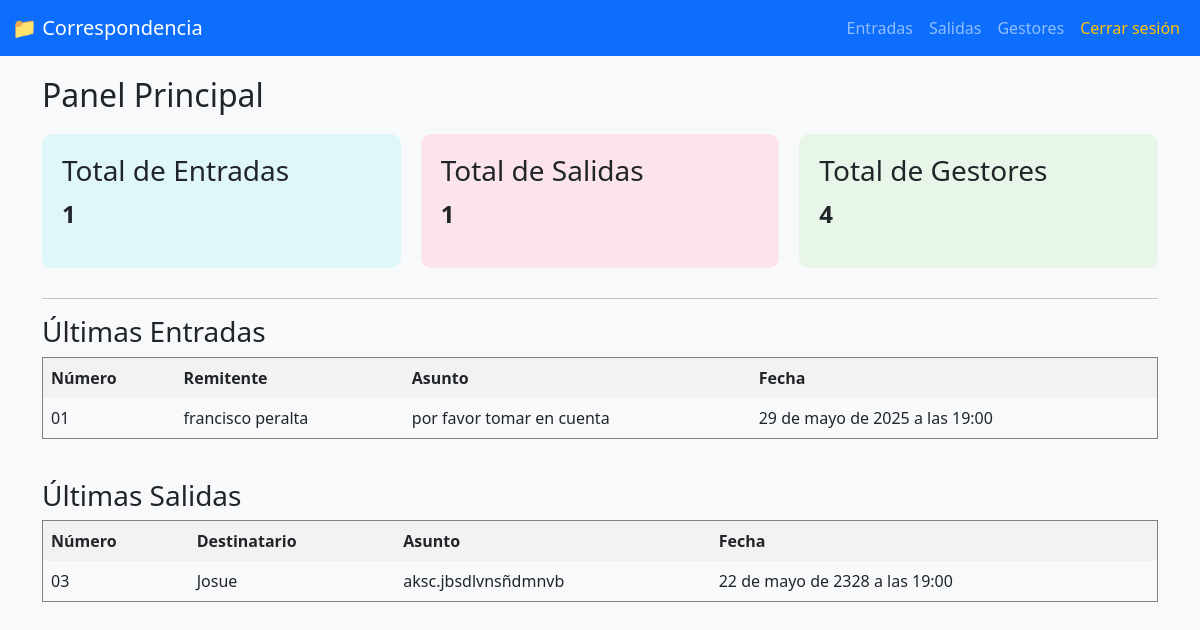
The app's page / (signed in), older data.
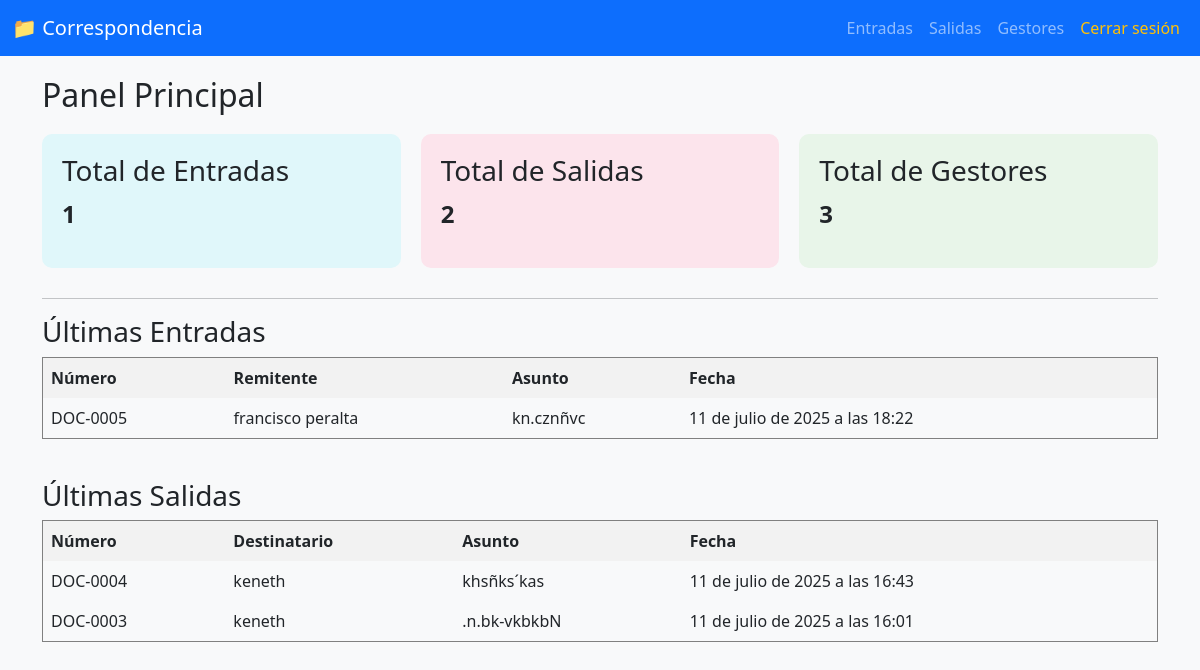
The same page, newer data.
### correspondencia_app/models.py (models this page shows, shortened)
class EntradaCorrespondencia(models.Model):
    numero_documento = models.CharField(max_length=20, unique=True, editable=False)
    fecha_recepcion = models.DateTimeField(auto_now_add=True)
    remitente = models.CharField(max_length=100)
    destinatario = models.CharField(max_length=100)
    asunto = models.TextField()
    departamento_destino = models.CharField(max_length=100)
    estado = models.CharField(max_length=50)
    archivo_adjunto = models.FileField(upload_to='archivos_entrada/', blank=True, null=True)
    observaciones = models.TextField(blank=True)

class SalidaCorrespondencia(models.Model):
    numero_documento = models.CharField(max_length=20, unique=True, editable=False)
    fecha_envio = models.DateTimeField(auto_now_add=True)
    remitente = models.CharField(max_length=100)
    destinatario = models.CharField(max_length=100)
    asunto = models.TextField()
    departamento_origen = models.CharField(max_length=100)
    estado = models.CharField(max_length=50)
    archivo_adjunto = models.FileField(upload_to='archivos_salida/', blank=True, null=True)
    observaciones = models.TextField(blank=True)

### correspondencia_app/views.py (the view)
# urls.py: path('', views.dashboard, name='dashboard'),
@login_required
def dashboard(request):
    total_entradas = EntradaCorrespondencia.objects.count()
    total_salidas = SalidaCorrespondencia.objects.count()
    total_gestores = Gestor.objects.count()
    ultimas_entradas = EntradaCorrespondencia.objects.order_by('-fecha_recepcion')[:5]
    ultimas_salidas = SalidaCorrespondencia.objects.order_by('-fecha_envio')[:5]
    context = {
        'total_entradas': total_entradas,
        'total_salidas': total_salidas,
        'total_gestores': total_gestores,
        'ultimas_entradas': ultimas_entradas,
        'ultimas_salidas': ultimas_salidas,
    }
    return render(request, 'correspondencia_app/dashboard.html', context)

### templates/correspondencia_app/dashboard.html
{% extends 'correspondencia_app/base.html' %}
{% block content %}
<h2 style="margin-bottom: 20px;">Panel Principal</h2>
<div style="display: flex; flex-wrap: wrap; gap: 20px; margin-bottom: 30px;">
  <div style="flex: 1; min-width: 250px; background: #e0f7fa; padding: 20px; border-radius: 10px;">
    <h3>Total de Entradas</h3>
    <p style="font-size: 24px; font-weight: bold;">{{ total_entradas }}</p>
  </div>
  <div style="flex: 1; min-width: 250px; background: #fce4ec; padding: 20px; border-radius: 10px;">
    <h3>Total de Salidas</h3>
    <p style="font-size: 24px; font-weight: bold;">{{ total_salidas }}</p>
  </div>
  <div style="flex: 1; min-width: 250px; background: #e8f5e9; padding: 20px; border-radius: 10px;">
    <h3>Total de Gestores</h3>
    <p style="font-size: 24px; font-weight: bold;">{{ total_gestores }}</p>
  </div>
</div>
<hr>
<h3>Últimas Entradas</h3>
<table border="1" cellpadding="8" cellspacing="0" style="width: 100%; margin-bottom: 40px;">
  <thead>
    <tr style="background-color: #f2f2f2;">
      <th>Número</th>
      <th>Remitente</th>
      <th>Asunto</th>
      <th>Fecha</th>
    </tr>
  </thead>
  <tbody>
    {% for entrada in ultimas_entradas %}
    <tr>
      <td>{{ entrada.numero_documento }}</td>
      <td>{{ entrada.remitente }}</td>
      <td>{{ entrada.asunto }}</td>
      <td>{{ entrada.fecha_recepcion }}</td>
    </tr>
    {% empty %}
    <tr><td colspan="4">No hay entradas recientes.</td></tr>
    {% endfor %}
  </tbody>
</table>
<h3>Últimas Salidas</h3>
<table border="1" cellpadding="8" cellspacing="0" style="width: 100%;">
  <thead>
    <tr style="background-color: #f2f2f2;">
      <th>Número</th>
      <th>Destinatario</th>
      <th>Asunto</th>
      <th>Fecha</th>
    </tr>
  </thead>
  <tbody>
    {% for salida in ultimas_salidas %}
    <tr>
      <td>{{ salida.numero_documento }}</td>
      <td>{{ salida.destinatario }}</td>
      <td>{{ salida.asunto }}</td>
      <td>{{ salida.fecha_envio }}</td>
    </tr>
    {% empty %}
    <tr><td colspan="4">No hay salidas recientes.</td></tr>
    {% endfor %}
  </tbody>
</table>
{% endblock %}

### templates/correspondencia_app/base.html (shortened to what this page needs)
<!DOCTYPE html>
<html lang="es">
<head>
    <link href="https://cdn.jsdelivr.net/npm/bootstrap@5.3.3/dist/css/bootstrap.min.css" rel="stylesheet">
</head>
<body>
    <nav class="navbar navbar-expand-lg navbar-dark bg-primary">
        <div class="container-fluid">
            <a class="navbar-brand" href="{% url 'correspondencia_app:dashboard' %}">📁 Correspondencia</a>
            {% if request.user.is_authenticated %}
            <div class="collapse navbar-collapse" id="menuNav">
                <ul class="navbar-nav ms-auto">
                    <li class="nav-item">
                        <a class="nav-link" href="{% url 'correspondencia_app:entrada_list' %}">Entradas</a>
                    </li>
                    <li class="nav-item">
                        <a class="nav-link" href="{% url 'correspondencia_app:salida_list' %}">Salidas</a>
                    </li>
                    <li class="nav-item">
                        <a class="nav-link" href="{% url 'correspondencia_app:gestor_list' %}">Gestores</a>
                    </li>
                    <li class="nav-item">
                        <a class="nav-link text-warning" href="{% url 'correspondencia_app:logout' %}">Cerrar sesión</a>
                    </li>
                </ul>
            </div>
            {% endif %}
        </div>
    </nav>
    <main class="container">
        {% block content %}
        {% endblock %}
    </main>
</body>
</html>

### templates/correspondencia_app/base.html (style rules this page uses)
body { background-color: #f8f9fa; }
.navbar { margin-bottom: 20px; }

Row changes from the older to the newer data that the page shows:
removed EntradaCorrespondencia: numero_documento "01", remitente "francisco peralta", asunto "por favor tomar en cuenta", fecha_recepcion "29 de mayo de 2025 a las 19:00"
removed SalidaCorrespondencia: numero_documento "03", destinatario "Josue", asunto "aksc.jbsdlvnsñdmnvb", fecha_envio "22 de mayo de 2328 a las 19:00"
added EntradaCorrespondencia: numero_documento "DOC-0005", remitente "francisco peralta", asunto "kn.cznñvc", fecha_recepcion "11 de julio de 2025 a las 18:22"
added SalidaCorrespondencia: numero_documento "DOC-0004", destinatario "keneth", asunto "khsñks´kas", fecha_envio "11 de julio de 2025 a las 16:43"
added SalidaCorrespondencia: numero_documento "DOC-0003", destinatario "keneth", asunto ".n.bk-vkbkbN", fecha_envio "11 de julio de 2025 a las 16:01"
Text that changed along with them:
{{ total_salidas }}: "1" → "2"
{{ total_gestores }}: "4" → "3"
